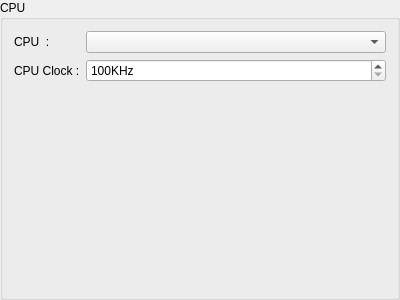
<?xml version="1.0" encoding="UTF-8"?>
<ui version="4.0">
 <class>FrmSetupCPU</class>
 <widget class="QGroupBox" name="FrmSetupCPU">
  <property name="geometry">
   <rect>
    <x>0</x>
    <y>0</y>
    <width>400</width>
    <height>300</height>
   </rect>
  </property>
  <property name="windowTitle">
   <string>Frame</string>
  </property>
  <property name="title">
   <string>CPU</string>
  </property>
  <layout class="QFormLayout" name="formLayout">
   <property name="fieldGrowthPolicy">
    <enum>QFormLayout::AllNonFixedFieldsGrow</enum>
   </property>
   <item row="0" column="0">
    <widget class="QLabel" name="lbl_cpu_type">
     <property name="text">
      <string>CPU  :</string>
     </property>
    </widget>
   </item>
   <item row="0" column="1">
    <widget class="QComboBox" name="cmb_cpu_type"/>
   </item>
   <item row="1" column="0">
    <widget class="QLabel" name="lbl_cpu_clock">
     <property name="text">
      <string>CPU Clock :</string>
     </property>
    </widget>
   </item>
   <item row="1" column="1">
    <widget class="QSpinBox" name="spin_clock">
     <property name="readOnly">
      <bool>false</bool>
     </property>
     <property name="suffix">
      <string>KHz</string>
     </property>
     <property name="prefix">
      <string/>
     </property>
     <property name="minimum">
      <number>100</number>
     </property>
     <property name="maximum">
      <number>1000</number>
     </property>
     <property name="singleStep">
      <number>100</number>
     </property>
    </widget>
   </item>
  </layout>
 </widget>
 <resources/>
 <connections/>
</ui>
